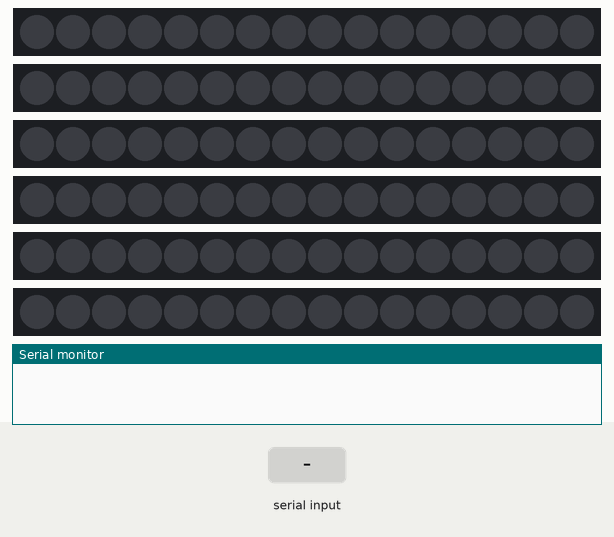
This sketch was run on a simulated Arduino Uno, built with avr-gcc and run on an emulated ATmega328P. Parts: 6 × 16 RGB LEDs in strip order, left to right, the last lines printed to the serial monitor. The test bench sets the inputs (shaded band).

Above: at 1.2 s.
1.3 s: "B\n" received over Serial
At 2.5 s:
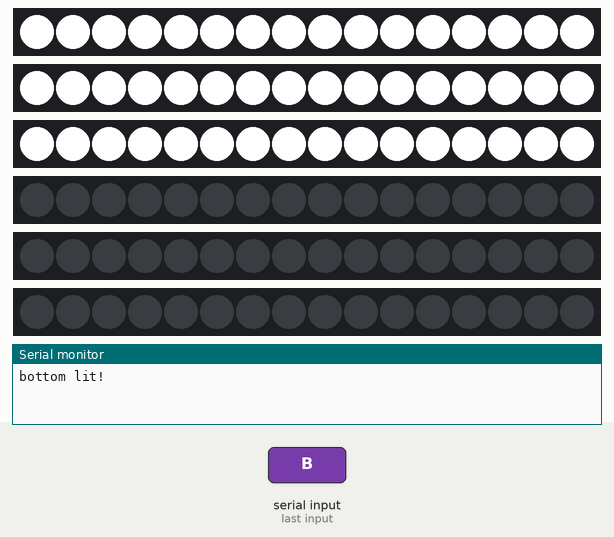
2.8 s: byte 84 ('T') received over Serial
At 3.6 s:
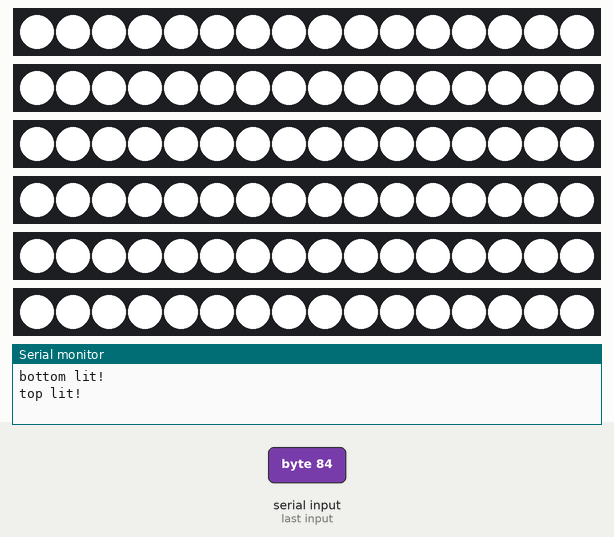
4.3 s: byte 88 ('X') received over Serial
At 4.7 s:
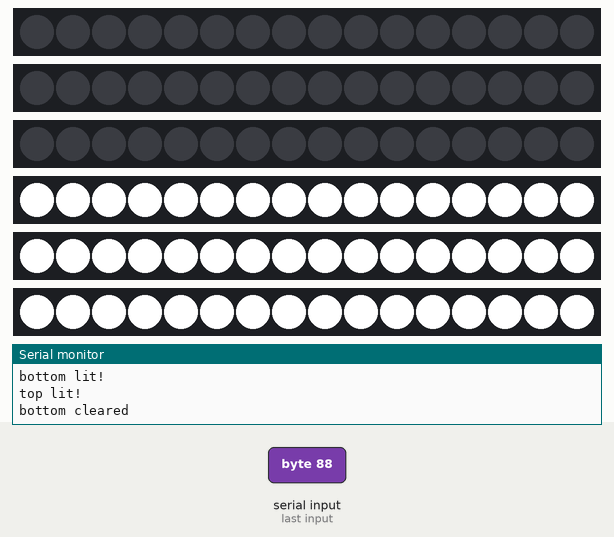
5.8 s: byte 77 ('M') received over Serial
At 7.0 s:
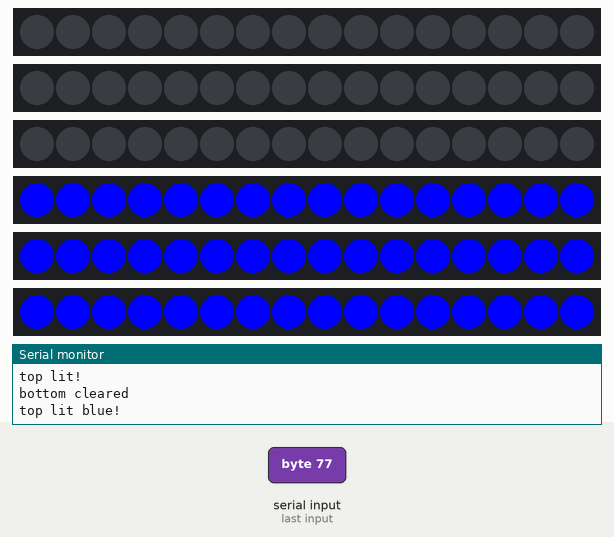
7.3 s: byte 78 ('N') received over Serial
At 8.3 s:
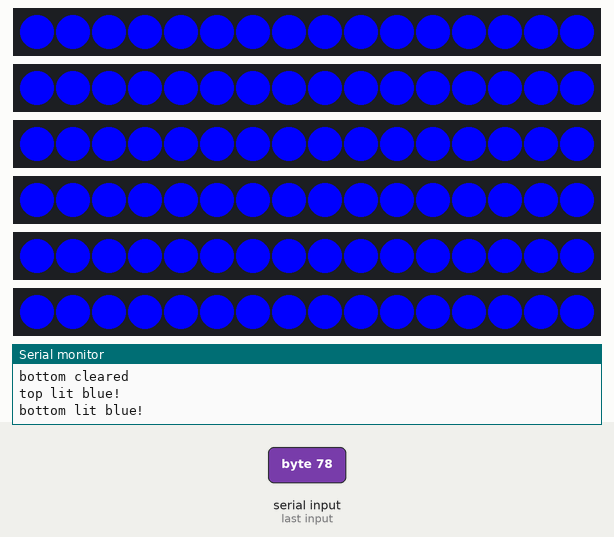
8.8 s: byte 89 ('Y') received over Serial
At 9.4 s:
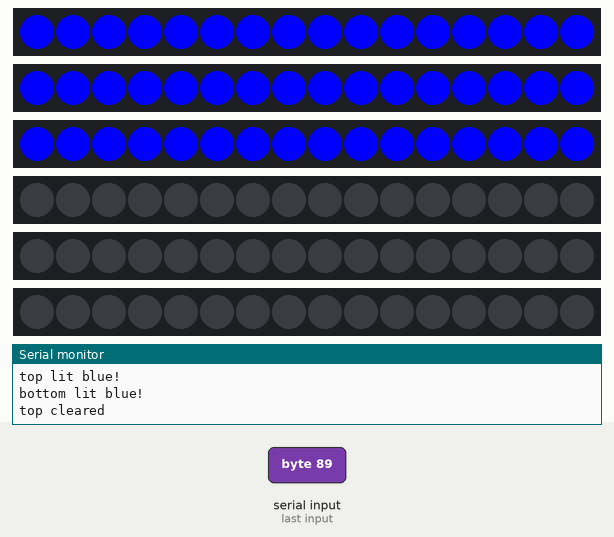
Timing chart, 0 to 11.3 s (numbered marks = the images above; inputs shaded):
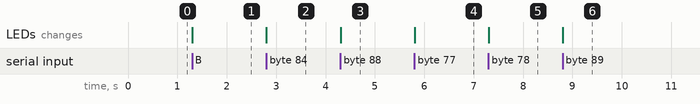

Measured:
- after the input at 1.3 s, the LEDs: change at once (image 1)
- after the input at 2.8 s, the LEDs: change at once (image 2)
- after the input at 4.3 s, the LEDs: change at once (image 3)
- after the input at 5.8 s, the LEDs: change at once (image 4)
- after the input at 7.3 s, the LEDs: change at once (image 5)
- after the input at 8.8 s, the LEDs: change at once (image 6)

The sketch:

lights.ino
```cpp
/*
 * Arduino slave code for Rubik's Cube Solver project
 *
 * Code is responsible for taking in commands from Pi via serial input from USB cable and using this info to control
 * the 6 Neo Pixel ring lights that illuminate the cube
 */

#include <Adafruit_NeoPixel.h>
#ifdef __AVR__
 #include <avr/power.h> // Required for 16 MHz Adafruit Trinket
#endif

// Number of pixels on each ring - change for different hardware
#define NUMPIXELS 16

// Pins on Arduino being used - change here if pins change
int pins[6] = {2,3,4,5,6,7};

Adafruit_NeoPixel pixels_1(NUMPIXELS, pins[0], NEO_GRB + NEO_KHZ800);
Adafruit_NeoPixel pixels_2(NUMPIXELS, pins[1], NEO_GRB + NEO_KHZ800);
Adafruit_NeoPixel pixels_3(NUMPIXELS, pins[2], NEO_GRB + NEO_KHZ800);
Adafruit_NeoPixel pixels_4(NUMPIXELS, pins[3], NEO_GRB + NEO_KHZ800);
Adafruit_NeoPixel pixels_5(NUMPIXELS, pins[4], NEO_GRB + NEO_KHZ800);
Adafruit_NeoPixel pixels_6(NUMPIXELS, pins[5], NEO_GRB + NEO_KHZ800);

#define DELAYVAL 5000 // Time (in milliseconds) to pause between pixels

void setup() {
  // begin serial connection
  Serial.begin(9600);

  // Initialization of the 6 Neo Pixel rings
  // bottom camera lights
  pixels_1.begin();
  pixels_2.begin();
  pixels_3.begin();

  // top camera lights
  pixels_4.begin();
  pixels_5.begin();
  pixels_6.begin();
}

void loop() {
  // detects incoming serial input
  if (Serial.available() > 0) {
    int command = Serial.read();

    if (command == 'B') {
      light_bottom(255,255,255);
      Serial.print("bottom lit!");
      Serial.write("\n");
    } else if (command == 'T') {
      light_top(255,255,255);
      Serial.print("top lit!");
      Serial.write("\n");
    } else if (command == 'D') {
      brightness(1);
      Serial.print("brightness: low");
      Serial.write("\n");
    } else if (command == 'L') {
      brightness(255);
      Serial.print("brightness: high");
      Serial.write("\n");
    } else if (command == 'X') {
      clear_bottom();
      Serial.print("bottom cleared");
      Serial.write("\n");
    } else if (command == 'Y') {
      clear_top();
      Serial.print("top cleared");
      Serial.write("\n");
    } else if (command == 'Z') {
      clear_all();
      Serial.print("all cleared");
      Serial.write("\n");
    } else if (command == 'M') {
      light_top(0,0,255);
      Serial.print("top lit blue!");
      Serial.write("\n");
    } else if (command == 'N') {
      light_bottom(0,0,255);
      Serial.print("bottom lit blue!");
      Serial.print("\n");
    }
  }
}

// sets the brightness of all lights to the input value
void brightness(int i) {
   pixels_1.setBrightness(i);
   pixels_2.setBrightness(i);
   pixels_3.setBrightness(i);
   pixels_4.setBrightness(i);
   pixels_5.setBrightness(i);
   pixels_6.setBrightness(i);

   pixels_1.show();
   pixels_2.show();
   pixels_3.show();
   pixels_4.show();
   pixels_5.show();
   pixels_6.show();
}

// lights the bottom rings
void light_bottom(int r, int g, int b) {
  for(int i=0; i<NUMPIXELS; i++) {
    // sets all light colors to white
    pixels_1.setPixelColor(i, pixels_1.Color(r, g, b));
    pixels_2.setPixelColor(i, pixels_2.Color(r, g, b));
    pixels_3.setPixelColor(i, pixels_3.Color(r, g, b));
  }

  pixels_1.show();
  pixels_2.show();
  pixels_3.show();
}

// lights the top rings
void light_top(int r, int g, int b) {
  for(int i=0; i<NUMPIXELS; i++) {
    // sets all light colors to white
    pixels_4.setPixelColor(i, pixels_1.Color(r, g, b));
    pixels_5.setPixelColor(i, pixels_2.Color(r, g, b));
    pixels_6.setPixelColor(i, pixels_3.Color(r, g, b));
  }

  pixels_4.show();
  pixels_5.show();
  pixels_6.show();
}

// clears all lights for the bottom camera
void clear_bottom() {
  pixels_1.clear();
  pixels_2.clear();
  pixels_3.clear();

  pixels_1.show();
  pixels_2.show();
  pixels_3.show();
}


void clear_top() {
  pixels_4.clear();
  pixels_5.clear();
  pixels_6.clear();

  pixels_4.show();
  pixels_5.show();
  pixels_6.show();
}

// Set all pixel colors to 'off'
void clear_all() {
  // set all pixels to have no color
  pixels_1.clear();
  pixels_2.clear();
  pixels_3.clear();
  pixels_4.clear();
  pixels_5.clear();
  pixels_6.clear();

  pixels_1.show();
  pixels_2.show();
  pixels_3.show();
  pixels_4.show();
  pixels_5.show();
  pixels_6.show();
}
```
